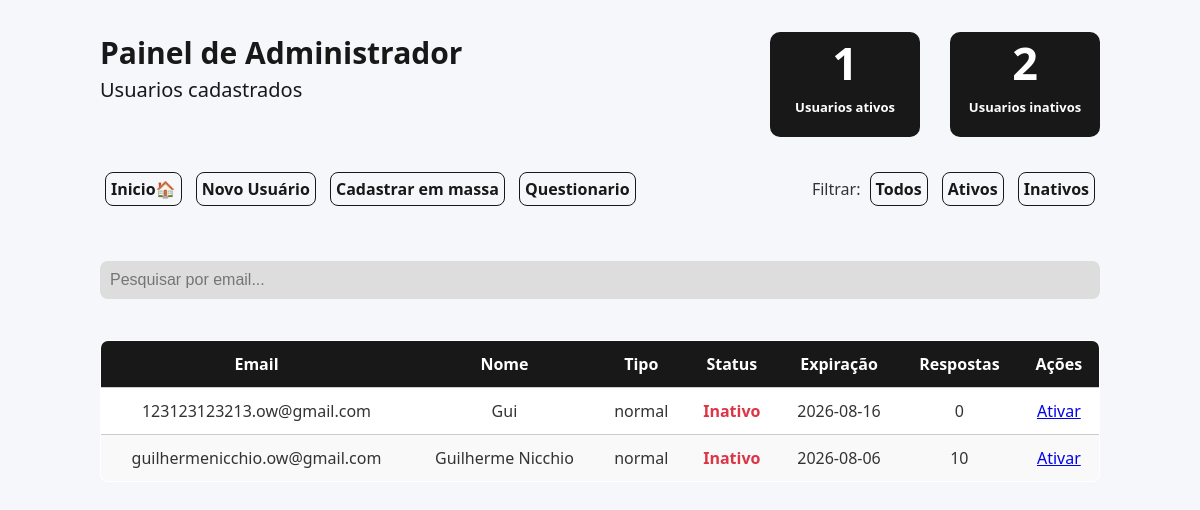
The page /admin/usuarios?filtro=inativos (signed in) on the database its author committed.
### tables this page shows
CREATE TABLE usuarios (
                        id INTEGER PRIMARY KEY AUTOINCREMENT,
                        email TEXT UNIQUE NOT NULL,
                        nome TEXT NOT NULL,
                        senha TEXT NOT NULL,
                        telefone TEXT NOT NULL,
                        tipo TEXT DEFAULT 'normal',
                        ativo INTEGER DEFAULT 1,
                        data_expiracao TEXT
                  );

### app/routes/admin.py (the view)
    @app.route('/admin/usuarios')
    def listar_usuarios():
        if session.get('tipo') != 'admin':
            return redirect('/login')
        filtro = request.args.get('filtro', 'todos')  # ativos, inativos, todos
        query = """
            SELECT u.id, u.email, u.nome, u.tipo, u.ativo, u.data_expiracao, COUNT(r.id)
            FROM usuarios u
            LEFT JOIN formularios f ON f.user_id = u.id
            LEFT JOIN respostas r ON r.formulario_id = f.id
        """
        if filtro == 'ativos':
            query += " WHERE u.ativo=1"
        elif filtro == 'inativos':
            query += " WHERE u.ativo=0"
        query += " GROUP BY u.id ORDER BY u.email"
        with sqlite3.connect('db.sqlite3') as conn:
            usuarios = conn.execute(query).fetchall()
            status = conn.execute("""
                SELECT
                    SUM(CASE WHEN ativo = 1 THEN 1 ELSE 0 END) as ativos,
                    SUM(CASE WHEN ativo = 0 THEN 1 ELSE 0 END) as inativos
                FROM usuarios
            """).fetchone()
        return render_template(
            'usuarios_admin.html',
            usuarios=usuarios,
            filtro=filtro,
            ativos=status[0] or 0,
            inativos=status[1] or 0
        )

### app/templates/usuarios_admin.html (shortened to what this page needs)
<!DOCTYPE html>
<html lang="pt-BR">
<head>
  <link rel="stylesheet" href="{{ url_for('static', filename='usuarios.css') }}">
</head>
<body>
  <div class="container">
    <section class="topo">
      <div class="texto-cabecalho">
        <h2>Painel de Administrador</h2>
        <p>Usuarios cadastrados</p>
      </div>
      <div class="informacoes">
        <div class="box">
          <h3>{{ ativos }}</h3>
          <p>Usuarios ativos</p>
        </div>
        <div class="box">
          <h3>{{ inativos }}</h3>
          <p>Usuarios inativos</p>
        </div>
      </div>
    </section>
    <section class="options_button">
      <div class="cadastro">
        <a href="/admin">Inicio🏠</a>
        <a href="/admin/cadastrar">Novo Usuário</a>
        <a href="/admin/cadastrar-em-massa">Cadastrar em massa</a>
        <a href="/dashboard">Questionario</a>
      </div>
      <div class="filtro">
        Filtrar:
        <a href="/admin/usuarios?filtro=todos">Todos</a>
        <a href="/admin/usuarios?filtro=ativos">Ativos</a>
        <a href="/admin/usuarios?filtro=inativos">Inativos</a>
      </div>
    </section>
    <input type="text" id="pesquisaNome" placeholder="Pesquisar por email..." class="input-pesquisa" />
    <table>
      <thead>
        <tr>
          <th>Email</th>
          <th>Nome</th>
          <th>Tipo</th>
          <th>Status</th>
          <th>Expiração</th>
          <th>Respostas</th>
          <th>Ações</th>
        </tr>
      </thead>
      <tbody>
        {% for u in usuarios %}
        <tr>
          <td data-label="Email">{{ u[1] }}</td>
          <td data-label="Nome">{{ u[2] }}</td>
          <td data-label="Tipo">{{ u[3] }}</td>
          <td data-label="Status" class="status-{{ 'ativo' if u[4] == 1 else 'inativo' }}">
            {{ 'Ativo' if u[4] == 1 else 'Inativo' }}
          </td>
          <td data-label="Expiração">{{ u[5] }}</td>
          <td data-label="Respostas">{{ u[6] }}</td>
          <td data-label="Ações">
            <a href="/admin/usuario/{{ u[0] }}/toggle">
              {{ 'Desativar' if u[4] == 1 else 'Ativar' }}
            </a>
          </td>
        </tr>
        {% endfor %}
      </tbody>
    </table>
  </div>
</body>
</html>

### app/static/usuarios.css (style rules this page uses)
:root { --cor-fundo: #f5f7fa; --cor-texto: #333; --cor-link: #1f1f1f; --cor-link-hover: #1a1a1a; --cor-tabela-fundo: #fff; --cor-tabela-borda: #ccc; --cor-tabela-header: #e9ecef; --cor-ativo: #28a745; --cor-inativo: #dc3545; }
body { margin: 0; padding: 0; font-family: 'Segoe UI', Tahoma, Geneva, Verdana, sans-serif; background-color: var(--cor-fundo); color: var(--cor-texto); }
.container { max-width: 1000px; margin: auto; padding: 2rem; }
h2 { text-align: center; margin-bottom: 1.5rem; }
table { width: 100%; border-collapse: collapse; background-color: var(--cor-tabela-fundo); border: 1px solid var(--cor-tabela-borda); border-radius: 8px; overflow: hidden; margin-top: 1rem; }
th, td { padding: 0.75rem; text-align: center; border-bottom: 1px solid var(--cor-tabela-borda); }
th { margin-top: 20px; background-color: #181818; color: #fff; }
tr:nth-child(even) { background-color: #f9f9f9; }
.status-inativo { color: var(--cor-inativo); font-weight: bold; }
.texto-cabecalho { color: #181818; }
.texto-cabecalho h2 { font-size: 30px; margin: 0 10px 3px 0; }
.texto-cabecalho p { font-weight: 400; font-size: 20px; margin: 0; }
.topo { display: flex; justify-content: space-between; }
.informacoes { display: flex; gap: 30px; text-align: center; }
.informacoes h3 { font-weight: bold; font-size: 45px; margin: 0; padding: 0; }
.informacoes P { font-weight: bold; font-size: 13px; margin: 0; padding: 5px; }
.informacoes .box { background-color: #181818; color: #fff; border-radius: 10PX; width: 150px; height: 105px; }
.options_button { display: flex; justify-content: space-between; margin-top: 30px; }
.options_button .cadastro a { text-decoration: none; color: #181818; font-weight: bold; padding: 5px; margin: 5px; border: 1px solid #181818; border-radius: 8px; transition: background-color 0.3s ease, color 0.3s ease; display: inline-block; }
.options_button .filtro a { text-decoration: none; color: #181818; font-weight: bold; padding: 5px; margin: 5px; border: 1px solid #181818; border-radius: 8px; transition: background-color 0.3s ease, color 0.3s ease; display: inline-block; }
.input-pesquisa { margin-top: 50px; width:100%; max-width: 1000px; padding: 10px; border-radius: 8px; border: none; margin-bottom: 25px; font-size: 16px; background-color: #dddddd; color: #181818; box-sizing: border-box; }

### rows shown on the page
usuarios: email "123123123213.ow@gmail.com", nome "Gui", tipo "normal", ativo "Inativo", data_expiracao "2026-08-16", ativo "0", ativo "Ativar"
usuarios: email "guilhermenicchio.ow@gmail.com", nome "Guilherme Nicchio", tipo "normal", ativo "Inativo", data_expiracao "2026-08-06", u "10", ativo "Ativar"

### other values the page prints
{{ ativos }} "1"
{{ inativos }} "2"
